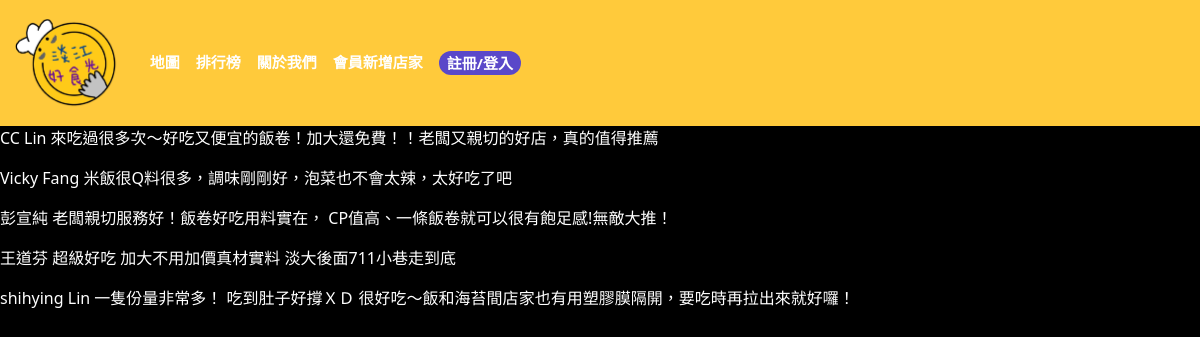
The app's page /reviewdisplay/2 with its own data.
### thenewsetupmapandchart/models.py (models this page shows, shortened)
class newsetupFoodmapStore(models.Model):
    ratingcategories_choice = {
        ('4.5分或以上', '4.5分或以上'),
        ('4分或以上', '4分或以上'),
        ('3分或以上', '3分或以上'),
    }
    district_choice = {
        ('淡大校內', '淡大校內'),
        ('大學城', '大學城'),
        ('水源街', '水源街'),
        ('大田寮', '大田寮'),
        ('金雞母', '金雞母'),
    }
    restauranttype_choice = {
        ('健康餐廳', '健康餐廳'),
        ('台式料理店', '台式料理店'),
        ('早午餐店', '早午餐店'),
        ('滷味店', '滷味店'),
        ('義式料理餐廳', '義式料理餐廳'),
        ('炸物店', '炸物店'),
        ('美式料理餐廳', '美式料理餐廳'),
        ('麵食館', '麵食館'),
        ('便當店', '便當店'),
        ('中式料理餐廳', '中式料理餐廳'),
        ('日式料理餐廳', '日式料理餐廳'),
        ('吃到飽餐廳', '吃到飽餐廳'),
        ('串燒烤肉店', '串燒烤肉店'),
        ('冰品飲料店', '冰品飲料店'),
        ('火鍋餐廳', '火鍋餐廳'),
        ('韓式料理餐廳', '韓式料理餐廳'),
        ('素食餐廳', '素食餐廳'),
        ('咖啡廳', '咖啡廳'),
        ('甜品店', '甜品店'),
        ('輕食餐廳', '輕食餐廳'),
        ('自助餐店', '自助餐店'),
        ('排餐餐廳', '排餐餐廳'),
        ('港式料理餐廳', '港式料理餐廳'),
    }
    district = models.CharField(max_length=30, blank=True, null=True, choices=district_choice)
    restaurantname = models.CharField(max_length=250)
    address = models.TextField()
    contactinfo = models.TextField()
    googlereviewlink = models.TextField()
    restaurantcoverphotourl = models.URLField(max_length=300, default='')
    googlemapiframeembeddedcode = models.TextField()
    openingtime = models.TextField()
    latitude = models.FloatField(null=False)
    longitude = models.FloatField(null=False)
    ratingintotaloffive = models.FloatField()
    ratingcategories = models.CharField(max_length=30, blank=True, null=True, choices=ratingcategories_choice)
    restauranttype = models.CharField(max_length=30, blank=True, null=True, choices=restauranttype_choice)
    totalreviewnumber = models.CharField(max_length=300, blank=False, null=False,)
    commentOne = models.TextField()
    commentTwo = models.TextField()
    commentThree = models.TextField()
    commentFour = models.TextField()
    commentFive = models.TextField()
    foodmapmenuOne = models.URLField(max_length=300, default='')
    foodmapmenuTwo = models.URLField(max_length=300, default='')
    foodmapmenuThree = models.URLField(max_length=300, default='')
    foodmapmenuFour = models.URLField(max_length=300, default='')
    foodmapmenuFive = models.URLField(max_length=300, default='')
    foodmapmenuSix = models.URLField(max_length=300, default='')
    foodmapmenuSeven = models.URLField(max_length=300, default='')
    foodmapmenuEight = models.URLField(max_length=300, default='')
    foodmapmenuNine = models.URLField(max_length=300, default='')
    foodmapDishesOne = models.URLField(max_length=300, default='')
    foodmapDishesTwo = models.URLField(max_length=300, default='')
    foodmapDishesThree = models.URLField(max_length=300, default='')

### thenewsetupmapandchart/views.py (the view)
# urls.py: path('reviewdisplay/<int:pk>', views.reviewdisplay, name="reviewdisplay"),
def reviewdisplay(request,pk):
    foodstoresreview = newsetupFoodmapStore.objects.get(id=pk);
    return render(request, 'review.html', {'foodstoresreview': foodstoresreview})

### thenewsetupmapandchart/templates/review.html
{% extends 'thenavbarandbackground.html' %}
{% block content %}
{% load static %}
<div class="reviewOne" style="color:#FFFFFF;">
{% if foodstoresreview.commentOne %}
    <p>{{ foodstoresreview.commentOne }}</p>
{% endif %}
</div>
<div class="reviewTwo" style="color: #FFFFFF;">
{% if foodstoresreview.commentTwo %}
    <p>{{ foodstoresreview.commentTwo }}</p>
{% endif %}
</div>
<div class="reviewThree" style="color: #FFFFFF">
{% if foodstoresreview.commentThree %}
    <p>{{ foodstoresreview.commentThree }}</p>
{% endif %}
</div>
<div class="reviewFour" style="color:#FFFFFF">
{% if foodstoresreview.commentFour %}
    <p>{{ foodstoresreview.commentFour }}</p>
{% endif %}
</div>
<div class="reviewFive" style="color:#FFFFFF">
{% if foodstoresreview.commentFive %}
    <p>{{ foodstoresreview.commentFive }}</p>
{% endif %}
</div>
{% endblock %}

### staticFiles/css/style.css (style rules this page uses)
body { background-color: #000000; }

### records on screen
newsetupFoodmapStore: commentOne "CC Lin 來吃過很多次～好吃又便宜的飯卷！加大還免費！！老闆又親切的好店，真的值得推薦", commentTwo "Vicky Fang 米飯很Q料很多，調味剛剛好，泡菜也不會太辣，太好吃了吧", commentThree "彭宣純 老闆親切服務好！飯卷好吃用料實在， CP值高、一條飯卷就可以很有飽足感!無敵大推！", commentFour "王道芬 超級好吃 加大不用加價真材實料 淡大後面711小巷走到底", commentFive "shihying Lin 一隻份量非常多！ 吃到肚子好撐ＸＤ 很好吃～飯和海苔間店家也有用塑膠膜隔開，要吃時再拉出來就好囉！"
